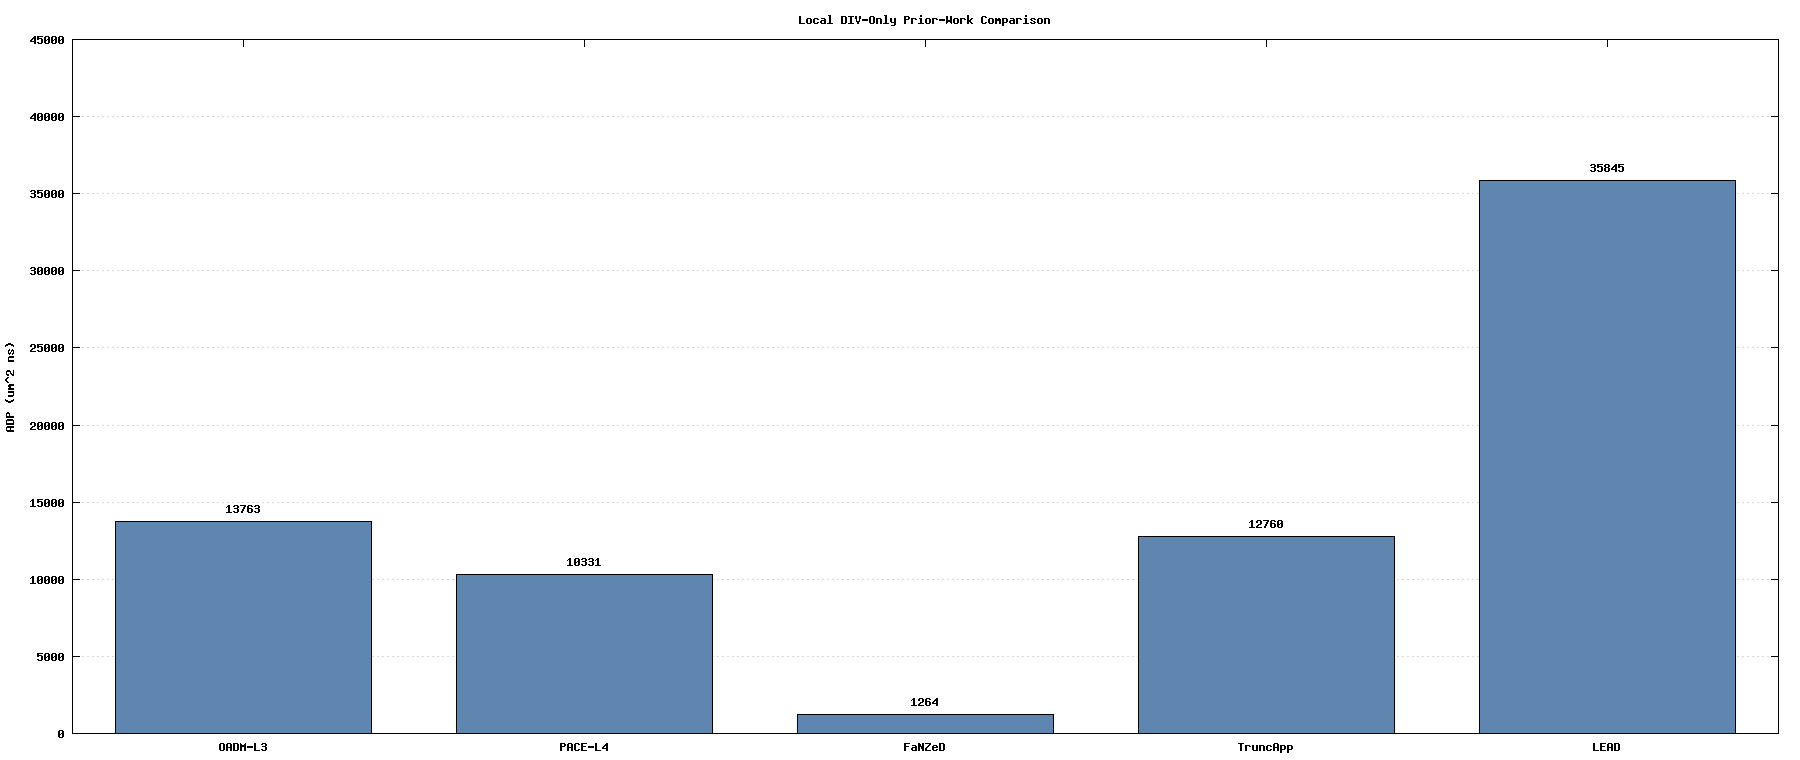

Generate this figure with gnuplot:
set terminal png enhanced font "DejaVuSans,12" size 1800,760
set output "priorwork_adp.png"
set datafile separator ","
set style data histograms
set style fill solid 0.9 border -1
set boxwidth 0.75
set ylabel "ADP (um^2 ns)"
set yrange [0:45000]
set grid ytics lc rgb "#d8d8d8"
set key off
set xtics rotate by 0
set title "Local DIV-Only Prior-Work Comparison"
plot "priorwork_adp_data.csv" using 2:xtic(1) with boxes lc rgb "#4e79a7", \
     "" using 0:2:(sprintf("%.0f", $2)) with labels offset 0,1 notitle
